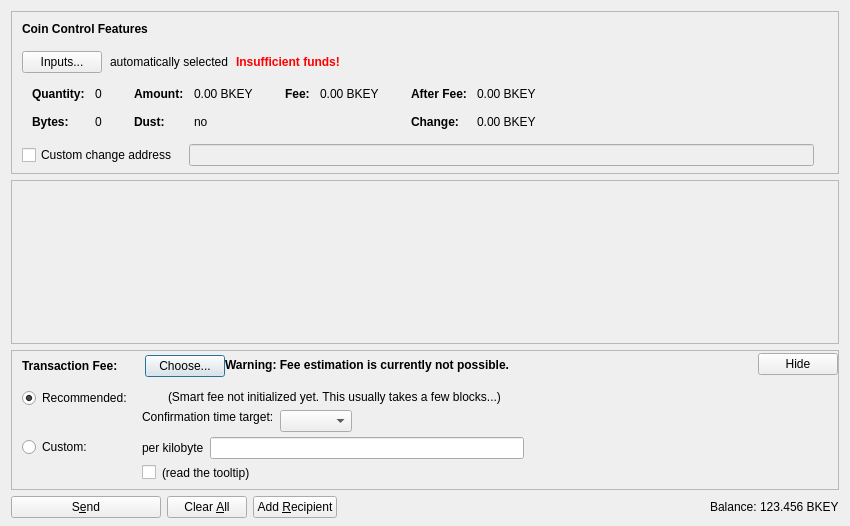
<?xml version="1.0" encoding="UTF-8"?>
<ui version="4.0">
 <class>SendCoinsDialog</class>
 <widget class="QDialog" name="SendCoinsDialog">
  <property name="geometry">
   <rect>
    <x>0</x>
    <y>0</y>
    <width>850</width>
    <height>526</height>
   </rect>
  </property>
  <property name="windowTitle">
   <string>Send Coins</string>
  </property>
  <layout class="QVBoxLayout" name="verticalLayout" stretch="0,1,0,0">
   <property name="bottomMargin">
    <number>8</number>
   </property>
   <item>
    <widget class="QFrame" name="frameCoinControl">
     <property name="sizePolicy">
      <sizepolicy hsizetype="Expanding" vsizetype="Expanding">
       <horstretch>0</horstretch>
       <verstretch>0</verstretch>
      </sizepolicy>
     </property>
     <property name="maximumSize">
      <size>
       <width>16777215</width>
       <height>16777215</height>
      </size>
     </property>
     <property name="frameShape">
      <enum>QFrame::StyledPanel</enum>
     </property>
     <property name="frameShadow">
      <enum>QFrame::Sunken</enum>
     </property>
     <layout class="QVBoxLayout" name="verticalLayoutCoinControl2">
      <property name="spacing">
       <number>0</number>
      </property>
      <property name="leftMargin">
       <number>0</number>
      </property>
      <property name="topMargin">
       <number>0</number>
      </property>
      <property name="rightMargin">
       <number>0</number>
      </property>
      <property name="bottomMargin">
       <number>6</number>
      </property>
      <item>
       <layout class="QVBoxLayout" name="verticalLayoutCoinControl" stretch="0,0,0,0,1">
        <property name="spacing">
         <number>0</number>
        </property>
        <property name="leftMargin">
         <number>10</number>
        </property>
        <property name="topMargin">
         <number>10</number>
        </property>
        <item>
         <layout class="QHBoxLayout" name="horizontalLayoutCoinControl1">
          <property name="bottomMargin">
           <number>15</number>
          </property>
          <item>
           <widget class="QLabel" name="labelCoinControlFeatures">
            <property name="sizePolicy">
             <sizepolicy hsizetype="Preferred" vsizetype="Maximum">
              <horstretch>0</horstretch>
              <verstretch>0</verstretch>
             </sizepolicy>
            </property>
            <property name="font">
             <font>
              <weight>75</weight>
              <bold>true</bold>
             </font>
            </property>
            <property name="styleSheet">
             <string notr="true">font-weight:bold;</string>
            </property>
            <property name="text">
             <string>Coin Control Features</string>
            </property>
           </widget>
          </item>
         </layout>
        </item>
        <item>
         <layout class="QHBoxLayout" name="horizontalLayoutCoinControl2" stretch="0,0,0,0">
          <property name="spacing">
           <number>8</number>
          </property>
          <property name="bottomMargin">
           <number>10</number>
          </property>
          <item>
           <widget class="QPushButton" name="pushButtonCoinControl">
            <property name="styleSheet">
             <string notr="true"/>
            </property>
            <property name="text">
             <string>Inputs...</string>
            </property>
            <property name="autoDefault">
             <bool>false</bool>
            </property>
           </widget>
          </item>
          <item>
           <widget class="QLabel" name="labelCoinControlAutomaticallySelected">
            <property name="text">
             <string>automatically selected</string>
            </property>
            <property name="margin">
             <number>5</number>
            </property>
           </widget>
          </item>
          <item>
           <widget class="QLabel" name="labelCoinControlInsuffFunds">
            <property name="font">
             <font>
              <weight>75</weight>
              <bold>true</bold>
             </font>
            </property>
            <property name="styleSheet">
             <string notr="true">color:red;font-weight:bold;</string>
            </property>
            <property name="text">
             <string>Insufficient funds!</string>
            </property>
            <property name="margin">
             <number>5</number>
            </property>
           </widget>
          </item>
          <item>
           <spacer name="horizontalSpacerCoinControl">
            <property name="orientation">
             <enum>Qt::Horizontal</enum>
            </property>
            <property name="sizeHint" stdset="0">
             <size>
              <width>40</width>
              <height>1</height>
             </size>
            </property>
           </spacer>
          </item>
         </layout>
        </item>
        <item>
         <widget class="QWidget" name="widgetCoinControl" native="true">
          <property name="sizePolicy">
           <sizepolicy hsizetype="Preferred" vsizetype="Preferred">
            <horstretch>0</horstretch>
            <verstretch>0</verstretch>
           </sizepolicy>
          </property>
          <property name="minimumSize">
           <size>
            <width>0</width>
            <height>0</height>
           </size>
          </property>
          <property name="styleSheet">
           <string notr="true"/>
          </property>
          <layout class="QHBoxLayout" name="horizontalLayoutCoinControl5">
           <property name="leftMargin">
            <number>0</number>
           </property>
           <property name="topMargin">
            <number>0</number>
           </property>
           <property name="rightMargin">
            <number>0</number>
           </property>
           <property name="bottomMargin">
            <number>0</number>
           </property>
           <item>
            <layout class="QHBoxLayout" name="horizontalLayoutCoinControl3" stretch="0,0,0,1">
             <property name="spacing">
              <number>20</number>
             </property>
             <property name="topMargin">
              <number>0</number>
             </property>
             <property name="bottomMargin">
              <number>10</number>
             </property>
             <item>
              <layout class="QFormLayout" name="formLayoutCoinControl1">
               <property name="horizontalSpacing">
                <number>10</number>
               </property>
               <property name="verticalSpacing">
                <number>14</number>
               </property>
               <property name="leftMargin">
                <number>10</number>
               </property>
               <property name="topMargin">
                <number>4</number>
               </property>
               <property name="rightMargin">
                <number>6</number>
               </property>
               <item row="0" column="0">
                <widget class="QLabel" name="labelCoinControlQuantityText">
                 <property name="font">
                  <font>
                   <weight>75</weight>
                   <bold>true</bold>
                  </font>
                 </property>
                 <property name="text">
                  <string>Quantity:</string>
                 </property>
                 <property name="margin">
                  <number>0</number>
                 </property>
                </widget>
               </item>
               <item row="0" column="1">
                <widget class="QLabel" name="labelCoinControlQuantity">
                 <property name="cursor">
                  <cursorShape>IBeamCursor</cursorShape>
                 </property>
                 <property name="contextMenuPolicy">
                  <enum>Qt::ActionsContextMenu</enum>
                 </property>
                 <property name="text">
                  <string notr="true">0</string>
                 </property>
                 <property name="margin">
                  <number>0</number>
                 </property>
                 <property name="textInteractionFlags">
                  <set>Qt::LinksAccessibleByMouse|Qt::TextSelectableByKeyboard|Qt::TextSelectableByMouse</set>
                 </property>
                </widget>
               </item>
               <item row="1" column="0">
                <widget class="QLabel" name="labelCoinControlBytesText">
                 <property name="font">
                  <font>
                   <weight>75</weight>
                   <bold>true</bold>
                  </font>
                 </property>
                 <property name="text">
                  <string>Bytes:</string>
                 </property>
                </widget>
               </item>
               <item row="1" column="1">
                <widget class="QLabel" name="labelCoinControlBytes">
                 <property name="cursor">
                  <cursorShape>IBeamCursor</cursorShape>
                 </property>
                 <property name="contextMenuPolicy">
                  <enum>Qt::ActionsContextMenu</enum>
                 </property>
                 <property name="text">
                  <string notr="true">0</string>
                 </property>
                 <property name="textInteractionFlags">
                  <set>Qt::LinksAccessibleByMouse|Qt::TextSelectableByKeyboard|Qt::TextSelectableByMouse</set>
                 </property>
                </widget>
               </item>
              </layout>
             </item>
             <item>
              <layout class="QFormLayout" name="formLayoutCoinControl2">
               <property name="horizontalSpacing">
                <number>10</number>
               </property>
               <property name="verticalSpacing">
                <number>14</number>
               </property>
               <property name="leftMargin">
                <number>6</number>
               </property>
               <property name="topMargin">
                <number>4</number>
               </property>
               <property name="rightMargin">
                <number>6</number>
               </property>
               <item row="0" column="0">
                <widget class="QLabel" name="labelCoinControlAmountText">
                 <property name="font">
                  <font>
                   <weight>75</weight>
                   <bold>true</bold>
                  </font>
                 </property>
                 <property name="text">
                  <string>Amount:</string>
                 </property>
                 <property name="margin">
                  <number>0</number>
                 </property>
                </widget>
               </item>
               <item row="0" column="1">
                <widget class="QLabel" name="labelCoinControlAmount">
                 <property name="cursor">
                  <cursorShape>IBeamCursor</cursorShape>
                 </property>
                 <property name="contextMenuPolicy">
                  <enum>Qt::ActionsContextMenu</enum>
                 </property>
                 <property name="text">
                  <string notr="true">0.00 BKEY</string>
                 </property>
                 <property name="textInteractionFlags">
                  <set>Qt::LinksAccessibleByMouse|Qt::TextSelectableByKeyboard|Qt::TextSelectableByMouse</set>
                 </property>
                </widget>
               </item>
               <item row="1" column="0">
                <widget class="QLabel" name="labelCoinControlLowOutputText">
                 <property name="font">
                  <font>
                   <weight>75</weight>
                   <bold>true</bold>
                  </font>
                 </property>
                 <property name="text">
                  <string>Dust:</string>
                 </property>
                </widget>
               </item>
               <item row="1" column="1">
                <widget class="QLabel" name="labelCoinControlLowOutput">
                 <property name="cursor">
                  <cursorShape>IBeamCursor</cursorShape>
                 </property>
                 <property name="contextMenuPolicy">
                  <enum>Qt::ActionsContextMenu</enum>
                 </property>
                 <property name="text">
                  <string notr="true">no</string>
                 </property>
                 <property name="textInteractionFlags">
                  <set>Qt::LinksAccessibleByMouse|Qt::TextSelectableByKeyboard|Qt::TextSelectableByMouse</set>
                 </property>
                </widget>
               </item>
              </layout>
             </item>
             <item>
              <layout class="QFormLayout" name="formLayoutCoinControl3">
               <property name="horizontalSpacing">
                <number>10</number>
               </property>
               <property name="verticalSpacing">
                <number>14</number>
               </property>
               <property name="leftMargin">
                <number>6</number>
               </property>
               <property name="topMargin">
                <number>4</number>
               </property>
               <property name="rightMargin">
                <number>6</number>
               </property>
               <item row="0" column="0">
                <widget class="QLabel" name="labelCoinControlFeeText">
                 <property name="font">
                  <font>
                   <weight>75</weight>
                   <bold>true</bold>
                  </font>
                 </property>
                 <property name="text">
                  <string>Fee:</string>
                 </property>
                 <property name="margin">
                  <number>0</number>
                 </property>
                </widget>
               </item>
               <item row="0" column="1">
                <widget class="QLabel" name="labelCoinControlFee">
                 <property name="cursor">
                  <cursorShape>IBeamCursor</cursorShape>
                 </property>
                 <property name="contextMenuPolicy">
                  <enum>Qt::ActionsContextMenu</enum>
                 </property>
                 <property name="text">
                  <string notr="true">0.00 BKEY</string>
                 </property>
                 <property name="textInteractionFlags">
                  <set>Qt::LinksAccessibleByMouse|Qt::TextSelectableByKeyboard|Qt::TextSelectableByMouse</set>
                 </property>
                </widget>
               </item>
              </layout>
             </item>
             <item>
              <layout class="QFormLayout" name="formLayoutCoinControl4">
               <property name="horizontalSpacing">
                <number>10</number>
               </property>
               <property name="verticalSpacing">
                <number>14</number>
               </property>
               <property name="leftMargin">
                <number>6</number>
               </property>
               <property name="topMargin">
                <number>4</number>
               </property>
               <property name="rightMargin">
                <number>6</number>
               </property>
               <item row="0" column="0">
                <widget class="QLabel" name="labelCoinControlAfterFeeText">
                 <property name="font">
                  <font>
                   <weight>75</weight>
                   <bold>true</bold>
                  </font>
                 </property>
                 <property name="text">
                  <string>After Fee:</string>
                 </property>
                 <property name="margin">
                  <number>0</number>
                 </property>
                </widget>
               </item>
               <item row="0" column="1">
                <widget class="QLabel" name="labelCoinControlAfterFee">
                 <property name="cursor">
                  <cursorShape>IBeamCursor</cursorShape>
                 </property>
                 <property name="contextMenuPolicy">
                  <enum>Qt::ActionsContextMenu</enum>
                 </property>
                 <property name="text">
                  <string notr="true">0.00 BKEY</string>
                 </property>
                 <property name="textInteractionFlags">
                  <set>Qt::LinksAccessibleByMouse|Qt::TextSelectableByKeyboard|Qt::TextSelectableByMouse</set>
                 </property>
                </widget>
               </item>
               <item row="1" column="0">
                <widget class="QLabel" name="labelCoinControlChangeText">
                 <property name="font">
                  <font>
                   <weight>75</weight>
                   <bold>true</bold>
                  </font>
                 </property>
                 <property name="text">
                  <string>Change:</string>
                 </property>
                </widget>
               </item>
               <item row="1" column="1">
                <widget class="QLabel" name="labelCoinControlChange">
                 <property name="cursor">
                  <cursorShape>IBeamCursor</cursorShape>
                 </property>
                 <property name="contextMenuPolicy">
                  <enum>Qt::ActionsContextMenu</enum>
                 </property>
                 <property name="text">
                  <string notr="true">0.00 BKEY</string>
                 </property>
                 <property name="textInteractionFlags">
                  <set>Qt::LinksAccessibleByMouse|Qt::TextSelectableByKeyboard|Qt::TextSelectableByMouse</set>
                 </property>
                </widget>
               </item>
              </layout>
             </item>
            </layout>
           </item>
          </layout>
         </widget>
        </item>
        <item>
         <layout class="QHBoxLayout" name="horizontalLayoutCoinControl4" stretch="0,0,0">
          <property name="spacing">
           <number>12</number>
          </property>
          <property name="sizeConstraint">
           <enum>QLayout::SetDefaultConstraint</enum>
          </property>
          <property name="topMargin">
           <number>5</number>
          </property>
          <property name="rightMargin">
           <number>5</number>
          </property>
          <item>
           <widget class="QCheckBox" name="checkBoxCoinControlChange">
            <property name="toolTip">
             <string>If this is activated, but the change address is empty or invalid, change will be sent to a newly generated address.</string>
            </property>
            <property name="text">
             <string>Custom change address</string>
            </property>
           </widget>
          </item>
          <item>
           <widget class="QValidatedLineEdit" name="lineEditCoinControlChange">
            <property name="enabled">
             <bool>false</bool>
            </property>
            <property name="sizePolicy">
             <sizepolicy hsizetype="Expanding" vsizetype="Fixed">
              <horstretch>0</horstretch>
              <verstretch>0</verstretch>
             </sizepolicy>
            </property>
           </widget>
          </item>
          <item>
           <widget class="QLabel" name="labelCoinControlChangeLabel">
            <property name="sizePolicy">
             <sizepolicy hsizetype="Preferred" vsizetype="Expanding">
              <horstretch>0</horstretch>
              <verstretch>0</verstretch>
             </sizepolicy>
            </property>
            <property name="minimumSize">
             <size>
              <width>0</width>
              <height>0</height>
             </size>
            </property>
            <property name="text">
             <string/>
            </property>
            <property name="margin">
             <number>3</number>
            </property>
           </widget>
          </item>
         </layout>
        </item>
        <item>
         <spacer name="verticalSpacerCoinControl">
          <property name="orientation">
           <enum>Qt::Vertical</enum>
          </property>
          <property name="sizeHint" stdset="0">
           <size>
            <width>800</width>
            <height>1</height>
           </size>
          </property>
         </spacer>
        </item>
       </layout>
      </item>
     </layout>
    </widget>
   </item>
   <item>
    <widget class="QScrollArea" name="scrollArea">
     <property name="widgetResizable">
      <bool>true</bool>
     </property>
     <widget class="QWidget" name="scrollAreaWidgetContents">
      <property name="geometry">
       <rect>
        <x>0</x>
        <y>0</y>
        <width>830</width>
        <height>104</height>
       </rect>
      </property>
      <layout class="QVBoxLayout" name="verticalLayout_2" stretch="0,1">
       <property name="leftMargin">
        <number>0</number>
       </property>
       <property name="topMargin">
        <number>0</number>
       </property>
       <property name="rightMargin">
        <number>0</number>
       </property>
       <property name="bottomMargin">
        <number>0</number>
       </property>
       <item>
        <layout class="QVBoxLayout" name="entries">
         <property name="spacing">
          <number>6</number>
         </property>
        </layout>
       </item>
       <item>
        <spacer name="verticalSpacer">
         <property name="orientation">
          <enum>Qt::Vertical</enum>
         </property>
         <property name="sizeHint" stdset="0">
          <size>
           <width>20</width>
           <height>40</height>
          </size>
         </property>
        </spacer>
       </item>
      </layout>
     </widget>
    </widget>
   </item>
   <item>
    <widget class="QFrame" name="frameFee">
     <property name="sizePolicy">
      <sizepolicy hsizetype="Expanding" vsizetype="Expanding">
       <horstretch>0</horstretch>
       <verstretch>0</verstretch>
      </sizepolicy>
     </property>
     <property name="maximumSize">
      <size>
       <width>16777215</width>
       <height>16777215</height>
      </size>
     </property>
     <property name="frameShape">
      <enum>QFrame::StyledPanel</enum>
     </property>
     <property name="frameShadow">
      <enum>QFrame::Sunken</enum>
     </property>
     <layout class="QVBoxLayout" name="verticalLayoutFee1">
      <property name="spacing">
       <number>0</number>
      </property>
      <property name="leftMargin">
       <number>0</number>
      </property>
      <property name="topMargin">
       <number>0</number>
      </property>
      <property name="rightMargin">
       <number>0</number>
      </property>
      <property name="bottomMargin">
       <number>0</number>
      </property>
      <item>
       <layout class="QVBoxLayout" name="verticalLayoutFee2" stretch="0,0,0">
        <property name="spacing">
         <number>0</number>
        </property>
        <property name="leftMargin">
         <number>10</number>
        </property>
        <property name="topMargin">
         <number>0</number>
        </property>
        <item>
         <layout class="QHBoxLayout" name="horizontalLayoutFee1">
          <property name="bottomMargin">
           <number>0</number>
          </property>
          <item>
           <layout class="QVBoxLayout" name="verticalLayoutFee7">
            <property name="spacing">
             <number>0</number>
            </property>
            <item>
             <spacer name="verticalSpacerSmartFee">
              <property name="orientation">
               <enum>Qt::Vertical</enum>
              </property>
              <property name="sizeType">
               <enum>QSizePolicy::Fixed</enum>
              </property>
              <property name="sizeHint" stdset="0">
               <size>
                <width>1</width>
                <height>4</height>
               </size>
              </property>
             </spacer>
            </item>
            <item>
             <layout class="QHBoxLayout" name="horizontalLayoutSmartFee">
              <property name="spacing">
               <number>10</number>
              </property>
              <item>
               <widget class="QLabel" name="labelFeeHeadline">
                <property name="sizePolicy">
                 <sizepolicy hsizetype="Preferred" vsizetype="Maximum">
                  <horstretch>0</horstretch>
                  <verstretch>0</verstretch>
                 </sizepolicy>
                </property>
                <property name="font">
                 <font>
                  <weight>75</weight>
                  <bold>true</bold>
                 </font>
                </property>
                <property name="styleSheet">
                 <string notr="true">font-weight:bold;</string>
                </property>
                <property name="text">
                 <string>Transaction Fee:</string>
                </property>
               </widget>
              </item>
              <item>
               <widget class="QLabel" name="labelFeeMinimized">
                <property name="text">
                 <string/>
                </property>
               </widget>
              </item>
              <item>
               <widget class="QPushButton" name="buttonChooseFee">
                <property name="text">
                 <string>Choose...</string>
                </property>
               </widget>
              </item>
             </layout>
            </item>
            <item>
             <spacer name="verticalSpacer_5">
              <property name="orientation">
               <enum>Qt::Vertical</enum>
              </property>
              <property name="sizeHint" stdset="0">
               <size>
                <width>1</width>
                <height>1</height>
               </size>
              </property>
             </spacer>
            </item>
           </layout>
          </item>
          <item>
           <widget class="QLabel" name="fallbackFeeWarningLabel">
            <property name="toolTip">
             <string>Using the fallbackfee can result in sending a transaction that will take several hours or days (or never) to confirm. Consider choosing your fee manually or wait until you have validated the complete chain.</string>
            </property>
            <property name="font">
            <font>
                <weight>75</weight>
                <bold>true</bold>
            </font>
            </property>
            <property name="text">
             <string>Warning: Fee estimation is currently not possible.</string>
            </property>
            <property name="wordWrap">
             <bool>false</bool>
            </property>
           </widget>
          </item>
          <item>
           <spacer name="horizontalSpacer_4">
            <property name="orientation">
             <enum>Qt::Horizontal</enum>
            </property>
            <property name="sizeType">
             <enum>QSizePolicy::MinimumExpanding</enum>
            </property>
            <property name="sizeHint" stdset="0">
             <size>
              <width>40</width>
              <height>20</height>
             </size>
            </property>
           </spacer>
          </item>
          <item>
           <widget class="QPushButton" name="buttonMinimizeFee">
            <property name="toolTip">
             <string>collapse fee-settings</string>
            </property>
            <property name="text">
             <string>Hide</string>
            </property>
           </widget>
          </item>
         </layout>
        </item>
        <item>
         <widget class="QFrame" name="frameFeeSelection">
          <layout class="QVBoxLayout" name="verticalLayoutFee12">
           <property name="spacing">
            <number>0</number>
           </property>
           <property name="leftMargin">
            <number>0</number>
           </property>
           <property name="topMargin">
            <number>0</number>
           </property>
           <property name="rightMargin">
            <number>0</number>
           </property>
           <property name="bottomMargin">
            <number>0</number>
           </property>
           <item>
            <layout class="QGridLayout" name="gridLayoutFee">
             <property name="topMargin">
              <number>10</number>
             </property>
             <property name="bottomMargin">
              <number>4</number>
             </property>
             <property name="horizontalSpacing">
              <number>10</number>
             </property>
             <property name="verticalSpacing">
              <number>4</number>
             </property>
             <item row="1" column="1">
              <layout class="QVBoxLayout" name="verticalLayoutFee8">
               <property name="spacing">
                <number>6</number>
               </property>
               <item>
                <layout class="QHBoxLayout" name="horizontalLayoutFee13">
                 <item>
                  <widget class="QLabel" name="labelCustomPerKilobyte">
                   <property name="toolTip">
                    <string>Specify a custom fee per kB (1,000 bytes) of the transaction's virtual size.

Note:  Since the fee is calculated on a per-byte basis, a fee of "100 satoshis per kB" for a transaction size of 500 bytes (half of 1 kB) would ultimately yield a fee of only 50 satoshis.</string>
                   </property>
                   <property name="text">
                    <string>per kilobyte</string>
                   </property>
                  </widget>
                 </item>
                 <item>
                  <widget class="BitcoinAmountField" name="customFee"/>
                 </item>
                 <item>
                  <spacer name="horizontalSpacer_6">
                   <property name="orientation">
                    <enum>Qt::Horizontal</enum>
                   </property>
                   <property name="sizeHint" stdset="0">
                    <size>
                     <width>1</width>
                     <height>1</height>
                    </size>
                   </property>
                  </spacer>
                 </item>
                </layout>
               </item>
               <item>
                <layout class="QHBoxLayout" name="horizontalLayoutFee8">
                 <item>
                  <widget class="QCheckBox" name="checkBoxMinimumFee">
                   <property name="toolTip">
                    <string>Paying only the minimum fee is just fine as long as there is less transaction volume than space in the blocks. But be aware that this can end up in a never confirming transaction once there is more demand for neuralinkbrainkeycoin transactions than the network can process.</string>
                   </property>
                   <property name="text">
                    <string/>
                   </property>
                  </widget>
                 </item>
                 <item>
                  <widget class="QLabel" name="labelMinFeeWarning">
                   <property name="enabled">
                    <bool>true</bool>
                   </property>
                   <property name="toolTip">
                    <string>Paying only the minimum fee is just fine as long as there is less transaction volume than space in the blocks. But be aware that this can end up in a never confirming transaction once there is more demand for neuralinkbrainkeycoin transactions than the network can process.</string>
                   </property>
                   <property name="text">
                    <string>(read the tooltip)</string>
                   </property>
                   <property name="margin">
                    <number>5</number>
                   </property>
                  </widget>
                 </item>
                 <item>
                  <spacer name="horizontalSpacer_2">
                   <property name="orientation">
                    <enum>Qt::Horizontal</enum>
                   </property>
                   <property name="sizeHint" stdset="0">
                    <size>
                     <width>1</width>
                     <height>1</height>
                    </size>
                   </property>
                  </spacer>
                 </item>
                </layout>
               </item>
              </layout>
             </item>
             <item row="0" column="0">
              <layout class="QVBoxLayout" name="verticalLayoutFee4" stretch="0,1">
               <item>
                <widget class="QRadioButton" name="radioSmartFee">
                 <property name="text">
                  <string>Recommended:</string>
                 </property>
                 <property name="checked">
                  <bool>true</bool>
                 </property>
                 <attribute name="buttonGroup">
                  <string notr="true">groupFee</string>
                 </attribute>
                </widget>
               </item>
               <item>
                <spacer name="verticalSpacer_2">
                 <property name="orientation">
                  <enum>Qt::Vertical</enum>
                 </property>
                 <property name="sizeHint" stdset="0">
                  <size>
                   <width>1</width>
                   <height>1</height>
                  </size>
                 </property>
                </spacer>
               </item>
              </layout>
             </item>
             <item row="1" column="0">
              <layout class="QVBoxLayout" name="verticalLayoutFee9" stretch="0,1">
               <item>
                <widget class="QRadioButton" name="radioCustomFee">
                 <property name="text">
                  <string>Custom:</string>
                 </property>
                 <attribute name="buttonGroup">
                  <string notr="true">groupFee</string>
                 </attribute>
                </widget>
               </item>
               <item>
                <spacer name="verticalSpacer_6">
                 <property name="orientation">
                  <enum>Qt::Vertical</enum>
                 </property>
                 <property name="sizeHint" stdset="0">
                  <size>
                   <width>1</width>
                   <height>1</height>
                  </size>
                 </property>
                </spacer>
               </item>
              </layout>
             </item>
             <item row="0" column="1">
              <layout class="QVBoxLayout" name="verticalLayoutFee3" stretch="0,0,1">
               <property name="spacing">
                <number>6</number>
               </property>
               <property name="topMargin">
                <number>2</number>
               </property>
               <item>
                <layout class="QHBoxLayout" name="horizontalLayoutFee12">
                 <item>
                  <widget class="QLabel" name="labelSmartFee">
                   <property name="text">
                    <string/>
                   </property>
                   <property name="margin">
                    <number>2</number>
                   </property>
                  </widget>
                 </item>
                 <item>
                  <widget class="QLabel" name="labelFeeEstimation">
                   <property name="text">
                    <string/>
                   </property>
                  </widget>
                 </item>
                 <item>
                  <widget class="QLabel" name="labelSmartFee2">
                   <property name="text">
                    <string>(Smart fee not initialized yet. This usually takes a few blocks...)</string>
                   </property>
                   <property name="margin">
                    <number>2</number>
                   </property>
                  </widget>
                 </item>
                 <item>
                  <spacer name="horizontalSpacer_5">
                   <property name="orientation">
                    <enum>Qt::Horizontal</enum>
                   </property>
                   <property name="sizeHint" stdset="0">
                    <size>
                     <width>1</width>
                     <height>1</height>
                    </size>
                   </property>
                  </spacer>
                 </item>
                </layout>
               </item>
               <item>
                <layout class="QHBoxLayout" name="horizontalLayoutFee9">
                 <item>
                  <layout class="QVBoxLayout" name="verticalLayoutFee6">
                   <item>
                    <widget class="QLabel" name="labelSmartFee3">
                     <property name="text">
                      <string>Confirmation time target:</string>
                     </property>
                     <property name="margin">
                      <number>2</number>
                     </property>
                    </widget>
                   </item>
                   <item>
                    <spacer name="verticalSpacer_3">
                     <property name="orientation">
                      <enum>Qt::Vertical</enum>
                     </property>
                     <property name="sizeHint" stdset="0">
                      <size>
                       <width>1</width>
                       <height>1</height>
                      </size>
                     </property>
                    </spacer>
                   </item>
                  </layout>
                 </item>
                 <item>
                  <layout class="QVBoxLayout" name="verticalLayoutFee5">
                   <property name="rightMargin">
                    <number>30</number>
                   </property>
                   <item>
                    <layout class="QHBoxLayout" name="horizontalLayoutConfTarget">
                     <property name="bottomMargin">
                      <number>0</number>
                     </property>
                     <item>
                      <widget class="QComboBox" name="confTargetSelector"/>
                     </item>
                     <item>
                      <spacer name="horizontalSpacerConfTarget">
                       <property name="orientation">
                        <enum>Qt::Horizontal</enum>
                       </property>
                       <property name="sizeHint" stdset="0">
                        <size>
                         <width>40</width>
                         <height>20</height>
                        </size>
                       </property>
                      </spacer>
                     </item>
                    </layout>
                   </item>
                  </layout>
                 </item>
                </layout>
               </item>
               <item>
                <spacer name="verticalSpacer_4">
                 <property name="orientation">
                  <enum>Qt::Vertical</enum>
                 </property>
                 <property name="sizeHint" stdset="0">
                  <size>
                   <width>1</width>
                   <height>1</height>
                  </size>
                 </property>
                </spacer>
               </item>
              </layout>
             </item>
            </layout>
           </item>
          </layout>
         </widget>
        </item>
        <item>
         <spacer name="verticalSpacerFee">
          <property name="orientation">
           <enum>Qt::Vertical</enum>
          </property>
          <property name="sizeHint" stdset="0">
           <size>
            <width>40</width>
            <height>5</height>
           </size>
          </property>
         </spacer>
        </item>
       </layout>
      </item>
     </layout>
    </widget>
   </item>
   <item>
    <layout class="QHBoxLayout" name="horizontalLayout">
     <item>
      <widget class="QPushButton" name="sendButton">
       <property name="minimumSize">
        <size>
         <width>150</width>
         <height>0</height>
        </size>
       </property>
       <property name="toolTip">
        <string>Confirm the send action</string>
       </property>
       <property name="text">
        <string>S&amp;end</string>
       </property>
       <property name="icon">
        <iconset resource="../bitcoin.qrc">
         <normaloff>:/icons/send</normaloff>:/icons/send</iconset>
       </property>
       <property name="autoDefault">
        <bool>false</bool>
       </property>
       <property name="default">
        <bool>false</bool>
       </property>
      </widget>
     </item>
     <item>
      <widget class="QPushButton" name="clearButton">
       <property name="sizePolicy">
        <sizepolicy hsizetype="Minimum" vsizetype="Fixed">
         <horstretch>0</horstretch>
         <verstretch>0</verstretch>
        </sizepolicy>
       </property>
       <property name="toolTip">
        <string>Clear all fields of the form.</string>
       </property>
       <property name="text">
        <string>Clear &amp;All</string>
       </property>
       <property name="icon">
        <iconset resource="../bitcoin.qrc">
         <normaloff>:/icons/remove</normaloff>:/icons/remove</iconset>
       </property>
       <property name="autoDefault">
        <bool>false</bool>
       </property>
      </widget>
     </item>
     <item>
      <widget class="QPushButton" name="addButton">
       <property name="toolTip">
        <string>Send to multiple recipients at once</string>
       </property>
       <property name="text">
        <string>Add &amp;Recipient</string>
       </property>
       <property name="icon">
        <iconset resource="../bitcoin.qrc">
         <normaloff>:/icons/add</normaloff>:/icons/add</iconset>
       </property>
       <property name="autoDefault">
        <bool>false</bool>
       </property>
      </widget>
     </item>
     <item>
      <spacer name="horizontalSpacer">
       <property name="orientation">
        <enum>Qt::Horizontal</enum>
       </property>
       <property name="sizeHint" stdset="0">
        <size>
         <width>40</width>
         <height>20</height>
        </size>
       </property>
      </spacer>
     </item>
     <item>
      <layout class="QHBoxLayout" name="horizontalLayout_2">
       <property name="spacing">
        <number>3</number>
       </property>
       <item>
        <widget class="QLabel" name="label">
         <property name="sizePolicy">
          <sizepolicy hsizetype="Preferred" vsizetype="Fixed">
           <horstretch>0</horstretch>
           <verstretch>0</verstretch>
          </sizepolicy>
         </property>
         <property name="text">
          <string>Balance:</string>
         </property>
        </widget>
       </item>
       <item>
        <widget class="QLabel" name="labelBalance">
         <property name="sizePolicy">
          <sizepolicy hsizetype="Preferred" vsizetype="Fixed">
           <horstretch>0</horstretch>
           <verstretch>0</verstretch>
          </sizepolicy>
         </property>
         <property name="cursor">
          <cursorShape>IBeamCursor</cursorShape>
         </property>
         <property name="text">
          <string notr="true">123.456 BKEY</string>
         </property>
         <property name="textInteractionFlags">
          <set>Qt::LinksAccessibleByMouse|Qt::TextSelectableByKeyboard|Qt::TextSelectableByMouse</set>
         </property>
        </widget>
       </item>
      </layout>
     </item>
    </layout>
   </item>
  </layout>
 </widget>
 <customwidgets>
  <customwidget>
   <class>QValidatedLineEdit</class>
   <extends>QLineEdit</extends>
   <header>qt/qvalidatedlineedit.h</header>
  </customwidget>
  <customwidget>
   <class>BitcoinAmountField</class>
   <extends>QLineEdit</extends>
   <header>qt/bitcoinamountfield.h</header>
   <container>1</container>
  </customwidget>
 </customwidgets>
 <resources>
  <include location="../bitcoin.qrc"/>
 </resources>
 <connections/>
 <buttongroups>
  <buttongroup name="groupFee"/>
 </buttongroups>
</ui>
